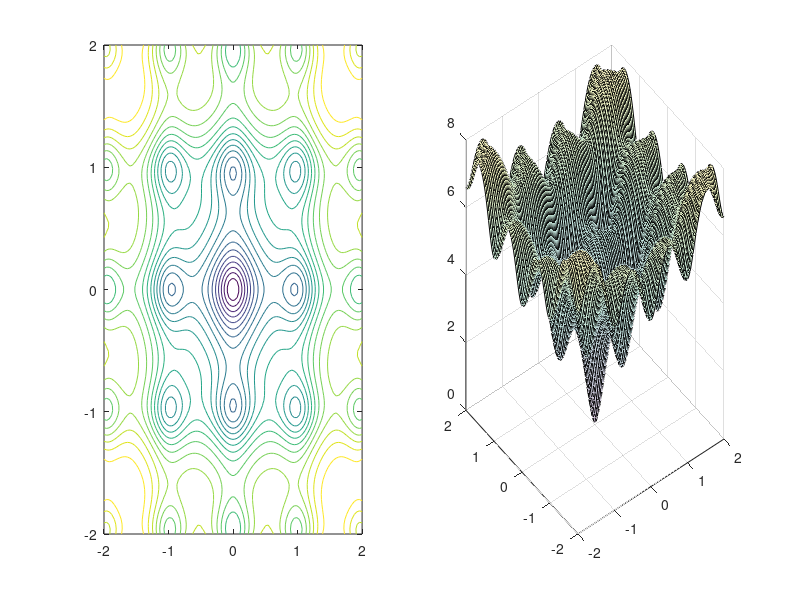

Source code (MATLAB): (Note: this script raises an error after producing the figure.)
%Aula AI Pratica
%19/11/2020
%Trabalho Prático: Métodos de Pesquisa

%Parte I - SA
clear
close all

quality2 = @(x,y) 3*(1-x).^2.*exp(-(x.^2)-(y+1).^2) ...
    - 10*(x/5-x.^3-y.^5).*exp(-x.^2-y.^2)...
    -1/3*exp(-(x+1).^2-y.^2);

quality = @(x,y) -20*exp(-0.2*(sqrt(0.5*(x.^2+y.^2))))-exp(0.5*(cos(2*pi*x)+cos(2*pi*y)))+20+exp(1);
 
quality1 = @(x,y) 4-x.^2-y.^2;

%% Area de Pesquisa
%Area = 32.768;
Area = 2;
MaxArea = Area;
MinArea = -Area;
Zmin = -5;
Zmax = 25;

x1 = linspace(MinArea,MaxArea,100);
x2 = linspace(MinArea,MaxArea,100);
%Combinação de pontos entre x1 e x2
[x1,x2]= meshgrid(x1,x2);

%Calculo da qualidade de cada ponto da combinação
fx = quality(x1,x2);

%% Espaço de pesquisa
%2D
subplot(1,2,1)
%figure(1)
contour(x1,x2,fx,20);
axis([MinArea MaxArea MinArea MaxArea])
hold on
%em 3D
subplot(1,2,2)
%figure(2)
contour3(x1,x2,fx,20)
splot=surf(x1,x2,fx,'FaceAlpha',0.25);
splot.EdgeColor = 'none';
hold on


%% Ponto de partida (solucao inicial)
s0 = (rand(2,1)*2-1)*MaxArea;
%plot do ponto inicial
subplot(1,2,1)
%figure(1)
plot(s0(1),s0(2),'ko','MarkerFaceColor','g','MarkerSize',10,'LineWidth',2)
subplot(1,2,2)
%figure(2)
plot3(s0(1),s0(2),quality(s0(1),s0(2)),'ko','MarkerFaceColor','g','MarkerSize',10,'LineWidth',2);
a=quality(s0(1),s0(2));

%Parametros de temperatura
temp = 100;
taxa_arref = 0.01;
temp_end = 0.01;

func = @newSol;

%% Iterações
s=s0;
iter = 0;
while temp > temp_end
    
    news = newSol(s,quality,temp,MinArea,MaxArea);
    s = news;

    temp = temp * (1-taxa_arref);
    %disp(temp)
    
    iter=iter+1;
    disp(iter)
end

%% Solution found
%Plot do ponto final
subplot(1,2,1)
%figure(1)
plot(s(1),s(2),'kx','MarkerFaceColor','g','MarkerSize',20,'LineWidth',2)
arrow([s0(1),s0(2)],[s(1),s(2)])
hold off
subplot(1,2,2)
%figure(2)
plot3(s(1),s(2),quality(s(1),s(2)),'kx','MarkerFaceColor','g','MarkerSize',20,'LineWidth',2)
%plot3([s0(1),s(1)],[s0(2),s(2)],[quality(s0(1),s0(2)),quality(s(1),s(2))],'--g','LineWidth',4.0)
arrow3([s0(1),s0(2),quality(s0(1),s0(2))],[s(1),s(2),quality(s(1),s(2))])
hold off

%% Funções
function sol = newSol(s,quality,temp,MinArea,MaxArea)
%Encontrar nova solução (função a ser iterada)

new = s + (rand(2,1)*2-1)*MaxArea*0.2;
% para nao passar do maximo minimo
if new(1)>MaxArea
    new(1)=MaxArea;
elseif new(1) < MinArea
    new(1)=MinArea;
end
if new(2)>MaxArea
    new(2)=MaxArea;
elseif new(2) < MinArea
    new(2)=MinArea;
end 

%Avaliar qual o melhor ponto
newQual=quality(new(1),new(2));
sQual=quality(s(1),s(2));


if newQual < sQual
    plotpoint(new(1),new(2),newQual,'go');
    sol = new;
else
    if (exp(-abs(sQual-newQual)/temp)) > rand(1)
        %disp(exp(-abs(sQual-newQual)/temp))
        plotpoint(new(1),new(2),newQual,'yo');
        sol = new;
    else
        plotpoint(new(1),new(2),newQual,'ro');
        sol = s;
    end
end

end

function plotpoint(point1,point2,pointQual,linespec)
    %Função para fazer o plot de pontos
    subplot(1,2,1)
    %figure(1)
    plot(point1,point2,linespec)
    subplot(1,2,2)
    %figure(2)
    plot3(point1,point2,pointQual,linespec)
end